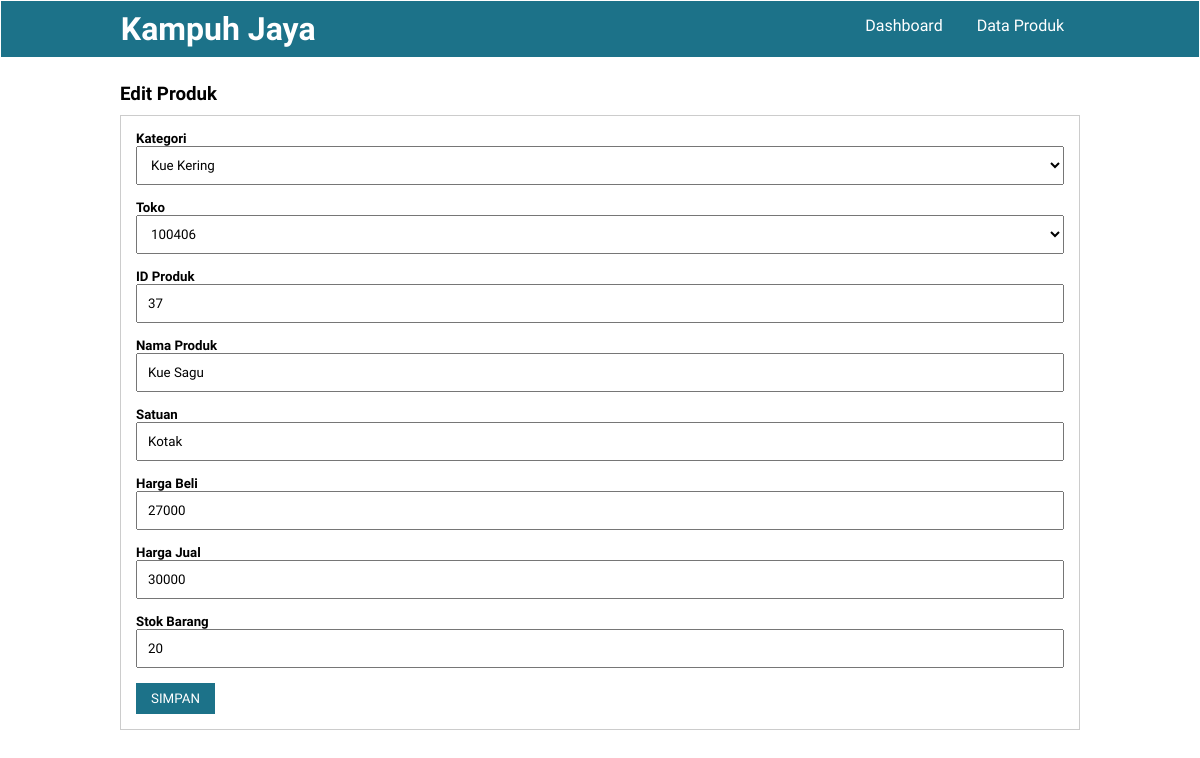
The app's page /proses/edit_barang.php?id_produk=37 (signed in), older data.
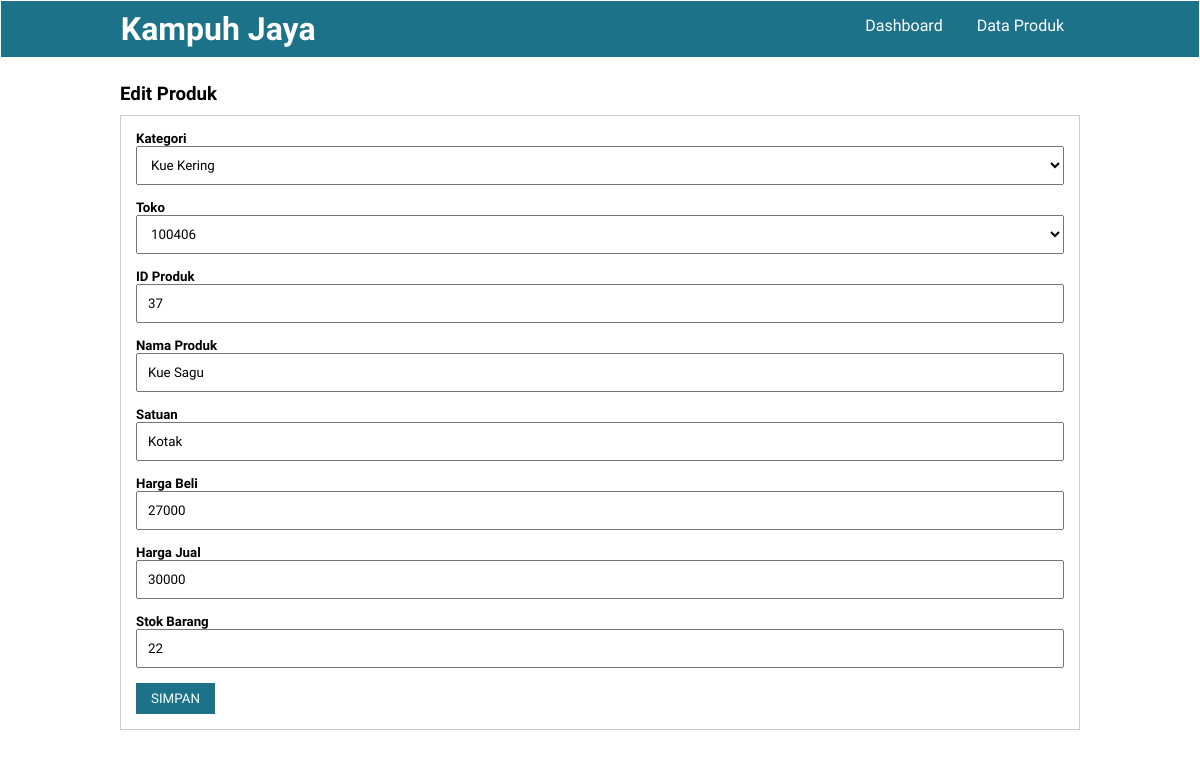
The same page, newer data.
### tables this page shows
CREATE TABLE `produk` (
  `id_produk` int(11) NOT NULL,
  `id_toko` int(11) NOT NULL,
  `nama_produk` varchar(100) NOT NULL,
  `id_kategori` int(11) NOT NULL,
  `satuan` varchar(50) NOT NULL,
  `harga_beli` int(11) NOT NULL,
  `harga_jual` int(11) NOT NULL,
  `stok` varchar(225) NOT NULL,
  `created_at` timestamp NOT NULL DEFAULT current_timestamp() ON UPDATE current_timestamp()
);

### proses/edit_barang.php (the view, shortened to what this page needs)
<?php
    include "../koneksi.php";
    $id_produk = $_GET["id_produk"];
    $query = mysqli_query($conn,'SELECT * FROM kategori_produk');
    $query2 = mysqli_query($conn, 'SELECT * FROM toko');
    $result = mysqli_query($conn,"SELECT * FROM produk  WHERE id_produk = $id_produk");
    $data = mysqli_fetch_assoc($result);
?>
<!DOCTYPE html>
<html lang="en">
<head>
    <link rel="stylesheet" href="../dekorasi.css">
</head>
<body>
    <header>
        <div class="container">
        <h1><a href="dashboard.php">Kampuh Jaya</a></h1>
        <ul>
            <li><a href="../dashboard/index.html">Dashboard</a></li>
            <li><a href="../data_barang.php">Data Produk</a></li>
        </ul>
        </div>
    </header>
    <div class="section">
        <div class="container">
            <h3>Edit Produk</h3>
            <div class="box">
                <form action="../proses_edit_produk.php?id_produk=<?php echo $_GET["id_produk"] ?>" method="POST" enctype="multipart/form-data">
                    <h5>Kategori</h5>
                    <select name='id_kategori' class='input-control'>
                        <?php while($kategori = mysqli_fetch_assoc($query)):?>
                            <option value="<?= $kategori['id_kategori']?>"><?= $kategori['nama_kategori']?></option>
                        <?php endwhile ?>
                    </select>
                    <h5>Toko</h5>
                    <select name='id_toko' class='input-control'>
                        <?php while($toko = mysqli_fetch_assoc($query2)):?>
                            <option value="<?= $toko['id_toko']?>"><?= $toko['id_toko']?></option>
                        <?php endwhile ?>
                    </select>
                    <h5>ID Produk</h5>
                    <input type="text" name="id_produk" placeholder="ID Produk" class="input-control" value="<?php echo $data["id_produk"] ?>">
                    <h5>Nama Produk</h5>
                    <input type="text" name="nama_produk" placeholder="Nama Produk" class="input-control" value="<?php echo $data["nama_produk"] ?>">
                    <h5>Satuan</h5>
                    <input type="text" name="satuan" placeholder="Satuan" class="input-control" value="<?php echo $data["satuan"] ?>">
                    <h5>Harga Beli</h5>
                    <input type="text" name="harga_beli" placeholder="Harga Beli" class="input-control" value="<?php echo $data["harga_beli"] ?>">
                    <h5>Harga Jual</h5>
                    <input type="text" name="harga_jual" placeholder="Harga Jual" class="input-control" value="<?php echo $data["harga_jual"] ?>">
                    <h5>Stok Barang</h5>
                    <input type="text" name="stok" placeholder="Stok Barang" class="input-control" value="<?php echo $data["stok"] ?>">
                    <input type="submit" name="submit" value="SIMPAN" class="btn">
            </div>
        </div>
    </div>
</body>
</html>

Row changes from the older to the newer data that the page shows:
changed produk "Kue Sagu": stok "20" → "22"
